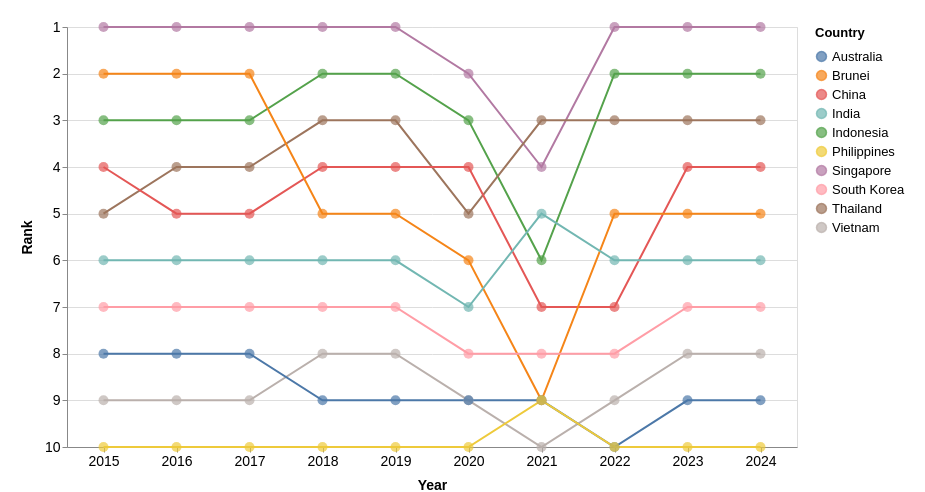

Describe this chart as a Vega-Lite specification.
### Vega-Lite specification from a JSON file in a GitHub repository (floating-point values rounded to 4 significant figures)
{"$schema": "https://vega.github.io/schema/vega-lite/v5.json", "width": 730, "height": 420, "data": {"values": [{"Country": "Singapore", "year": 2024, "Visitors": 4276007, "rank": 1}, {"Country": "Singapore", "year": 2023, "Visitors": 8308230, "rank": 1}, {"Country": "Singapore", "year": 2022, "Visitors": 5222991, "rank": 1}, {"Country": "Singapore", "year": 2021, "Visitors": 16308, "rank": 4}, {"Country": "Singapore", "year": 2020, "Visitors": 1545255, "rank": 2}, {"Country": "Singapore", "year": 2019, "Visitors": 10163882, "rank": 1}, {"Country": "Singapore", "year": 2018, "Visitors": 10615986, "rank": 1}, {"Country": "Singapore", "year": 2017, "Visitors": 12441713, "rank": 1}, {"Country": "Singapore", "year": 2016, "Visitors": 13272961, "rank": 1}, {"Country": "Singapore", "year": 2015, "Visitors": 12930754, "rank": 1}, {"Country": "Indonesia", "year": 2024, "Visitors": 1786630, "rank": 2}, {"Country": "Indonesia", "year": 2023, "Visitors": 3108165, "rank": 2}, {"Country": "Indonesia", "year": 2022, "Visitors": 1481739, "rank": 2}, {"Country": "Indonesia", "year": 2021, "Visitors": 11025, "rank": 6}, {"Country": "Indonesia", "year": 2020, "Visitors": 711723, "rank": 3}, {"Country": "Indonesia", "year": 2019, "Visitors": 3623277, "rank": 2}, {"Country": "Indonesia", "year": 2018, "Visitors": 3277689, "rank": 2}, {"Country": "Indonesia", "year": 2017, "Visitors": 2796570, "rank": 3}, {"Country": "Indonesia", "year": 2016, "Visitors": 3049964, "rank": 3}, {"Country": "Indonesia", "year": 2015, "Visitors": 2788033, "rank": 3}, {"Country": "Thailand", "year": 2024, "Visitors": 813783, "rank": 3}, {"Country": "Thailand", "year": 2023, "Visitors": 1551282, "rank": 3}, {"Country": "Thailand", "year": 2022, "Visitors": 715528, "rank": 3}, {"Country": "Thailand", "year": 2021, "Visitors": 59607, "rank": 3}, {"Country": "Thailand", "year": 2020, "Visitors": 394413, "rank": 5}, {"Country": "Thailand", "year": 2019, "Visitors": 1884306, "rank": 3}, {"Country": "Thailand", "year": 2018, "Visitors": 1914692, "rank": 3}, {"Country": "Thailand", "year": 2017, "Visitors": 1836522, "rank": 4}, {"Country": "Thailand", "year": 2016, "Visitors": 1780800, "rank": 4}, {"Country": "Thailand", "year": 2015, "Visitors": 1343569, "rank": 5}, {"Country": "China", "year": 2024, "Visitors": 1449711, "rank": 4}, {"Country": "China", "year": 2023, "Visitors": 1474114, "rank": 4}, {"Country": "China", "year": 2022, "Visitors": 211363, "rank": 7}, {"Country": "China", "year": 2021, "Visitors": 7701, "rank": 7}, {"Country": "China", "year": 2020, "Visitors": 405149, "rank": 4}, {"Country": "China", "year": 2019, "Visitors": 3114257, "rank": 4}, {"Country": "China", "year": 2018, "Visitors": 2944133, "rank": 4}, {"Country": "China", "year": 2017, "Visitors": 2281666, "rank": 5}, {"Country": "China", "year": 2016, "Visitors": 2124942, "rank": 5}, {"Country": "China", "year": 2015, "Visitors": 1677163, "rank": 4}, {"Country": "Brunei", "year": 2024, "Visitors": 565999, "rank": 5}, {"Country": "Brunei", "year": 2023, "Visitors": 811833, "rank": 5}, {"Country": "Brunei", "year": 2022, "Visitors": 301757, "rank": 5}, {"Country": "Brunei", "year": 2021, "Visitors": 773, "rank": 9}, {"Country": "Brunei", "year": 2020, "Visitors": 136020, "rank": 6}, {"Country": "Brunei", "year": 2019, "Visitors": 1216123, "rank": 5}, {"Country": "Brunei", "year": 2018, "Visitors": 1382031, "rank": 5}, {"Country": "Brunei", "year": 2017, "Visitors": 1660506, "rank": 2}, {"Country": "Brunei", "year": 2016, "Visitors": 1391016, "rank": 2}, {"Country": "Brunei", "year": 2015, "Visitors": 1133555, "rank": 2}, {"Country": "India", "year": 2024, "Visitors": 537493, "rank": 6}, {"Country": "India", "year": 2023, "Visitors": 671846, "rank": 6}, {"Country": "India", "year": 2022, "Visitors": 324548, "rank": 6}, {"Country": "India", "year": 2021, "Visitors": 3916, "rank": 5}, {"Country": "India", "year": 2020, "Visitors": 155883, "rank": 7}, {"Country": "India", "year": 2019, "Visitors": 735309, "rank": 6}, {"Country": "India", "year": 2018, "Visitors": 600311, "rank": 6}, {"Country": "India", "year": 2017, "Visitors": 552739, "rank": 6}, {"Country": "India", "year": 2016, "Visitors": 638578, "rank": 6}, {"Country": "India", "year": 2015, "Visitors": 722141, "rank": 6}, {"Country": "South Korea", "year": 2024, "Visitors": 232711, "rank": 7}, {"Country": "South Korea", "year": 2023, "Visitors": 400853, "rank": 7}, {"Country": "South Korea", "year": 2022, "Visitors": 146384, "rank": 8}, {"Country": "South Korea", "year": 2021, "Visitors": 3028, "rank": 8}, {"Country": "South Korea", "year": 2020, "Visitors": 119750, "rank": 8}, {"Country": "South Korea", "year": 2019, "Visitors": 673065, "rank": 7}, {"Country": "South Korea", "year": 2018, "Visitors": 616783, "rank": 7}, {"Country": "South Korea", "year": 2017, "Visitors": 484528, "rank": 7}, {"Country": "South Korea", "year": 2016, "Visitors": 444439, "rank": 7}, {"Country": "South Korea", "year": 2015, "Visitors": 421161, "rank": 7}, {"Country": "Vietnam", "year": 2024, "Visitors": 137344, "rank": 8}, {"Country": "Vietnam", "year": 2023, "Visitors": 286083, "rank": 8}, {"Country": "Vietnam", "year": 2022, "Visitors": 123931, "rank": 9}, {"Country": "Vietnam", "year": 2021, "Visitors": 14136, "rank": 10}, {"Country": "Vietnam", "year": 2020, "Visitors": 71622, "rank": 9}, {"Country": "Vietnam", "year": 2019, "Visitors": 892716, "rank": 8}, {"Country": "Vietnam", "year": 2018, "Visitors": 786327, "rank": 8}, {"Country": "Vietnam", "year": 2017, "Visitors": 638135, "rank": 9}, {"Country": "Vietnam", "year": 2016, "Visitors": 703737, "rank": 9}, {"Country": "Vietnam", "year": 2015, "Visitors": 646891, "rank": 9}, {"Country": "Australia", "year": 2024, "Visitors": 159318, "rank": 9}, {"Country": "Australia", "year": 2023, "Visitors": 276477, "rank": 9}, {"Country": "Australia", "year": 2022, "Visitors": 118598, "rank": 10}, {"Country": "Australia", "year": 2021, "Visitors": 33451, "rank": 9}, {"Country": "Australia", "year": 2020, "Visitors": 195146, "rank": 9}, {"Country": "Australia", "year": 2019, "Visitors": 1282782, "rank": 9}, {"Country": "Australia", "year": 2018, "Visitors": 1034871, "rank": 9}, {"Country": "Australia", "year": 2017, "Visitors": 899202, "rank": 8}, {"Country": "Australia", "year": 2016, "Visitors": 737115, "rank": 8}, {"Country": "Australia", "year": 2015, "Visitors": 714047, "rank": 8}, {"Country": "Philippines", "year": 2024, "Visitors": 60100, "rank": 10}, {"Country": "Philippines", "year": 2023, "Visitors": 137781, "rank": 10}, {"Country": "Philippines", "year": 2022, "Visitors": 86462, "rank": 10}, {"Country": "Philippines", "year": 2021, "Visitors": 10229, "rank": 9}, {"Country": "Philippines", "year": 2020, "Visitors": 53889, "rank": 10}, {"Country": "Philippines", "year": 2019, "Visitors": 1114257, "rank": 10}, {"Country": "Philippines", "year": 2018, "Visitors": 1167375, "rank": 10}, {"Country": "Philippines", "year": 2017, "Visitors": 1066461, "rank": 10}, {"Country": "Philippines", "year": 2016, "Visitors": 1029488, "rank": 10}, {"Country": "Philippines", "year": 2015, "Visitors": 957408, "rank": 10}]}, "layer": [{"mark": "line", "encoding": {"x": {"field": "year", "type": "ordinal", "title": "Year", "axis": {"labelAngle": 0}}, "y": {"field": "rank", "type": "quantitative", "axis": {"labelAngle": 0}, "title": "Rank", "scale": {"domain": [1, 10], "reverse": true}}, "color": {"field": "Country", "type": "nominal", "title": "Country"}}}, {"mark": {"type": "point", "filled": true, "size": 100}, "encoding": {"x": {"field": "year", "type": "ordinal", "title": "Year"}, "y": {"field": "rank", "type": "quantitative", "title": "Rank", "scale": {"domain": [1, 10], "reverse": true}}, "color": {"field": "Country", "type": "nominal", "title": "Country"}, "tooltip": [{"field": "Country", "type": "nominal", "title": "Country"}, {"field": "year", "type": "ordinal", "title": "Year"}, {"field": "Visitors", "type": "quantitative", "title": "Number of Visitors", "format": ",d"}, {"field": "rank", "type": "quantitative", "title": "Rank"}]}}], "config": {"legend": {"titleFontSize": 13, "titlePadding": 10, "labelFontSize": 13}, "axis": {"titleFontSize": 14, "titlePadding": 10, "labelFontSize": 14}}, "padding": {"top": 20, "left": 20, "right": 20}}
